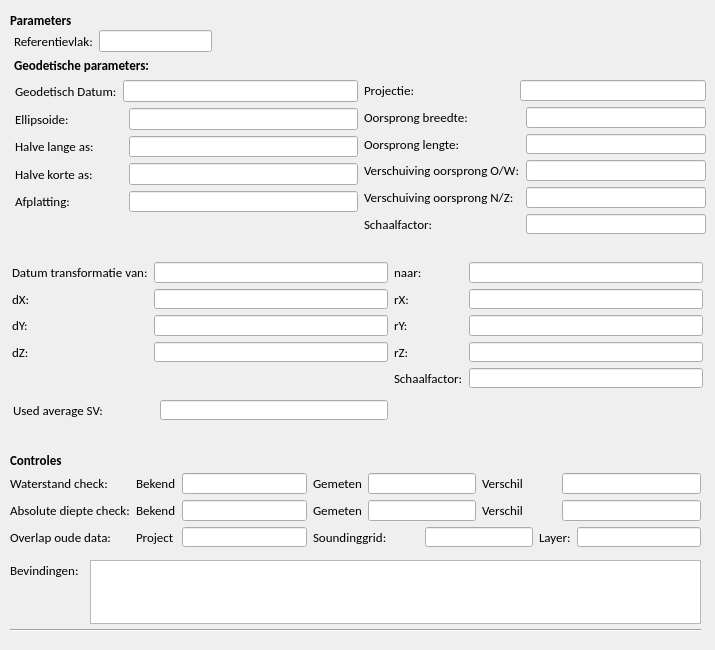
   <widget class="QWidget" name="tab_2">
    <attribute name="title">
     <string>Parameters and checks</string>
    </attribute>
    <widget class="QLabel" name="label_38">
     <property name="geometry">
      <rect>
       <x>14</x>
       <y>57</y>
       <width>136</width>
       <height>16</height>
      </rect>
     </property>
     <property name="font">
      <font>
       <family>Calibri</family>
       <pointsize>10</pointsize>
       <weight>75</weight>
       <bold>true</bold>
      </font>
     </property>
     <property name="text">
      <string>Geodetische parameters:</string>
     </property>
    </widget>
    <widget class="QLabel" name="label_40">
     <property name="geometry">
      <rect>
       <x>10</x>
       <y>10</y>
       <width>691</width>
       <height>20</height>
      </rect>
     </property>
     <property name="font">
      <font>
       <family>Calibri</family>
       <pointsize>10</pointsize>
       <weight>75</weight>
       <bold>true</bold>
      </font>
     </property>
     <property name="text">
      <string>Parameters</string>
     </property>
    </widget>
    <widget class="Line" name="line_4">
     <property name="geometry">
      <rect>
       <x>10</x>
       <y>620</y>
       <width>691</width>
       <height>21</height>
      </rect>
     </property>
     <property name="orientation">
      <enum>Qt::Horizontal</enum>
     </property>
    </widget>
    <widget class="QLabel" name="label_58">
     <property name="geometry">
      <rect>
       <x>13</x>
       <y>400</y>
       <width>141</width>
       <height>20</height>
      </rect>
     </property>
     <property name="font">
      <font>
       <family>Calibri</family>
       <pointsize>10</pointsize>
       <weight>50</weight>
       <bold>false</bold>
      </font>
     </property>
     <property name="text">
      <string>Used average SV:</string>
     </property>
    </widget>
    <widget class="QLineEdit" name="lineEdit_48">
     <property name="geometry">
      <rect>
       <x>160</x>
       <y>400</y>
       <width>228</width>
       <height>20</height>
      </rect>
     </property>
     <property name="text">
      <string/>
     </property>
    </widget>
    <widget class="QLabel" name="label_73">
     <property name="geometry">
      <rect>
       <x>10</x>
       <y>560</y>
       <width>81</width>
       <height>20</height>
      </rect>
     </property>
     <property name="font">
      <font>
       <family>Calibri</family>
       <pointsize>10</pointsize>
       <weight>50</weight>
       <bold>false</bold>
      </font>
     </property>
     <property name="text">
      <string>Bevindingen:</string>
     </property>
    </widget>
    <widget class="QTextEdit" name="textEdit_2">
     <property name="geometry">
      <rect>
       <x>90</x>
       <y>560</y>
       <width>611</width>
       <height>64</height>
      </rect>
     </property>
    </widget>
    <widget class="QLabel" name="label_75">
     <property name="geometry">
      <rect>
       <x>10</x>
       <y>450</y>
       <width>691</width>
       <height>20</height>
      </rect>
     </property>
     <property name="font">
      <font>
       <family>Calibri</family>
       <pointsize>10</pointsize>
       <weight>75</weight>
       <bold>true</bold>
      </font>
     </property>
     <property name="text">
      <string>Controles</string>
     </property>
    </widget>
    <widget class="QWidget" name="layoutWidget_6">
     <property name="geometry">
      <rect>
       <x>14</x>
       <y>30</y>
       <width>198</width>
       <height>22</height>
      </rect>
     </property>
     <layout class="QGridLayout" name="gridLayout_7">
      <item row="0" column="0">
       <widget class="QLabel" name="label_39">
        <property name="font">
         <font>
          <family>Calibri</family>
          <pointsize>10</pointsize>
          <weight>50</weight>
          <bold>false</bold>
         </font>
        </property>
        <property name="text">
         <string>Referentievlak:</string>
        </property>
       </widget>
      </item>
      <item row="0" column="1">
       <widget class="QLineEdit" name="lineEdit_26"/>
      </item>
     </layout>
    </widget>
    <widget class="QWidget" name="layoutWidget_7">
     <property name="geometry">
      <rect>
       <x>15</x>
       <y>80</y>
       <width>691</width>
       <height>154</height>
      </rect>
     </property>
     <layout class="QHBoxLayout" name="horizontalLayout_4">
      <item>
       <layout class="QGridLayout" name="gridLayout_8">
        <item row="1" column="2">
         <widget class="QLineEdit" name="lineEdit_28">
          <property name="text">
           <string/>
          </property>
         </widget>
        </item>
        <item row="1" column="0">
         <widget class="QLabel" name="label_42">
          <property name="font">
           <font>
            <family>Calibri</family>
            <pointsize>10</pointsize>
            <weight>50</weight>
            <bold>false</bold>
           </font>
          </property>
          <property name="text">
           <string>Ellipsoide:</string>
          </property>
         </widget>
        </item>
        <item row="0" column="1" colspan="2">
         <widget class="QLineEdit" name="lineEdit_27">
          <property name="text">
           <string/>
          </property>
         </widget>
        </item>
        <item row="0" column="0">
         <widget class="QLabel" name="label_41">
          <property name="font">
           <font>
            <family>Calibri</family>
            <pointsize>10</pointsize>
            <weight>50</weight>
            <bold>false</bold>
           </font>
          </property>
          <property name="text">
           <string>Geodetisch Datum:</string>
          </property>
         </widget>
        </item>
        <item row="3" column="0" colspan="2">
         <widget class="QLabel" name="label_43">
          <property name="font">
           <font>
            <family>Calibri</family>
            <pointsize>10</pointsize>
            <weight>50</weight>
            <bold>false</bold>
           </font>
          </property>
          <property name="text">
           <string>Halve korte as:</string>
          </property>
         </widget>
        </item>
        <item row="4" column="0">
         <widget class="QLabel" name="label_45">
          <property name="font">
           <font>
            <family>Calibri</family>
            <pointsize>10</pointsize>
            <weight>50</weight>
            <bold>false</bold>
           </font>
          </property>
          <property name="text">
           <string>Afplatting:</string>
          </property>
         </widget>
        </item>
        <item row="2" column="0">
         <widget class="QLabel" name="label_44">
          <property name="font">
           <font>
            <family>Calibri</family>
            <pointsize>10</pointsize>
            <weight>50</weight>
            <bold>false</bold>
           </font>
          </property>
          <property name="text">
           <string>Halve lange as:</string>
          </property>
         </widget>
        </item>
        <item row="2" column="2">
         <widget class="QLineEdit" name="lineEdit_29">
          <property name="text">
           <string/>
          </property>
         </widget>
        </item>
        <item row="4" column="2">
         <widget class="QLineEdit" name="lineEdit_31">
          <property name="text">
           <string/>
          </property>
         </widget>
        </item>
        <item row="3" column="2">
         <widget class="QLineEdit" name="lineEdit_30">
          <property name="text">
           <string/>
          </property>
         </widget>
        </item>
        <item row="5" column="0">
         <widget class="QLabel" name="label_46">
          <property name="font">
           <font>
            <family>Calibri</family>
            <pointsize>10</pointsize>
            <weight>50</weight>
            <bold>false</bold>
           </font>
          </property>
          <property name="text">
           <string/>
          </property>
         </widget>
        </item>
       </layout>
      </item>
      <item>
       <layout class="QGridLayout" name="gridLayout_9">
        <item row="0" column="0">
         <widget class="QLabel" name="label_47">
          <property name="font">
           <font>
            <family>Calibri</family>
            <pointsize>10</pointsize>
            <weight>50</weight>
            <bold>false</bold>
           </font>
          </property>
          <property name="text">
           <string>Projectie: </string>
          </property>
         </widget>
        </item>
        <item row="0" column="1" colspan="2">
         <widget class="QLineEdit" name="lineEdit_33">
          <property name="text">
           <string/>
          </property>
         </widget>
        </item>
        <item row="1" column="0">
         <widget class="QLabel" name="label_48">
          <property name="font">
           <font>
            <family>Calibri</family>
            <pointsize>10</pointsize>
            <weight>50</weight>
            <bold>false</bold>
           </font>
          </property>
          <property name="text">
           <string>Oorsprong breedte:</string>
          </property>
         </widget>
        </item>
        <item row="1" column="2">
         <widget class="QLineEdit" name="lineEdit_34">
          <property name="text">
           <string/>
          </property>
         </widget>
        </item>
        <item row="2" column="0">
         <widget class="QLabel" name="label_49">
          <property name="font">
           <font>
            <family>Calibri</family>
            <pointsize>10</pointsize>
            <weight>50</weight>
            <bold>false</bold>
           </font>
          </property>
          <property name="text">
           <string>Oorsprong lengte:</string>
          </property>
         </widget>
        </item>
        <item row="2" column="2">
         <widget class="QLineEdit" name="lineEdit_35">
          <property name="text">
           <string/>
          </property>
         </widget>
        </item>
        <item row="3" column="0" colspan="2">
         <widget class="QLabel" name="label_50">
          <property name="font">
           <font>
            <family>Calibri</family>
            <pointsize>10</pointsize>
            <weight>50</weight>
            <bold>false</bold>
           </font>
          </property>
          <property name="text">
           <string>Verschuiving oorsprong O/W:</string>
          </property>
         </widget>
        </item>
        <item row="3" column="2">
         <widget class="QLineEdit" name="lineEdit_36">
          <property name="text">
           <string/>
          </property>
         </widget>
        </item>
        <item row="4" column="0">
         <widget class="QLabel" name="label_51">
          <property name="font">
           <font>
            <family>Calibri</family>
            <pointsize>10</pointsize>
            <weight>50</weight>
            <bold>false</bold>
           </font>
          </property>
          <property name="text">
           <string>Verschuiving oorsprong N/Z:</string>
          </property>
         </widget>
        </item>
        <item row="4" column="2">
         <widget class="QLineEdit" name="lineEdit_37">
          <property name="text">
           <string/>
          </property>
         </widget>
        </item>
        <item row="5" column="0">
         <widget class="QLabel" name="label_52">
          <property name="font">
           <font>
            <family>Calibri</family>
            <pointsize>10</pointsize>
            <weight>50</weight>
            <bold>false</bold>
           </font>
          </property>
          <property name="text">
           <string>Schaalfactor:</string>
          </property>
         </widget>
        </item>
        <item row="5" column="2">
         <widget class="QLineEdit" name="lineEdit_38">
          <property name="text">
           <string/>
          </property>
         </widget>
        </item>
       </layout>
      </item>
     </layout>
    </widget>
    <widget class="QWidget" name="layoutWidget_8">
     <property name="geometry">
      <rect>
       <x>12</x>
       <y>262</y>
       <width>691</width>
       <height>126</height>
      </rect>
     </property>
     <layout class="QGridLayout" name="gridLayout_10">
      <item row="0" column="0">
       <widget class="QLabel" name="label_54">
        <property name="font">
         <font>
          <family>Calibri</family>
          <pointsize>10</pointsize>
          <weight>50</weight>
          <bold>false</bold>
         </font>
        </property>
        <property name="text">
         <string>Datum transformatie van:</string>
        </property>
       </widget>
      </item>
      <item row="0" column="1">
       <widget class="QLineEdit" name="lineEdit_39">
        <property name="text">
         <string/>
        </property>
       </widget>
      </item>
      <item row="0" column="2">
       <widget class="QLabel" name="label_59">
        <property name="font">
         <font>
          <family>Calibri</family>
          <pointsize>10</pointsize>
          <weight>50</weight>
          <bold>false</bold>
         </font>
        </property>
        <property name="text">
         <string>naar:</string>
        </property>
       </widget>
      </item>
      <item row="0" column="3">
       <widget class="QLineEdit" name="lineEdit_43">
        <property name="text">
         <string/>
        </property>
       </widget>
      </item>
      <item row="1" column="0">
       <widget class="QLabel" name="label_53">
        <property name="font">
         <font>
          <family>Calibri</family>
          <pointsize>10</pointsize>
          <weight>50</weight>
          <bold>false</bold>
         </font>
        </property>
        <property name="text">
         <string>dX:</string>
        </property>
       </widget>
      </item>
      <item row="1" column="1">
       <widget class="QLineEdit" name="lineEdit_32">
        <property name="text">
         <string/>
        </property>
       </widget>
      </item>
      <item row="1" column="2">
       <widget class="QLabel" name="label_60">
        <property name="font">
         <font>
          <family>Calibri</family>
          <pointsize>10</pointsize>
          <weight>50</weight>
          <bold>false</bold>
         </font>
        </property>
        <property name="text">
         <string>rX:</string>
        </property>
       </widget>
      </item>
      <item row="1" column="3">
       <widget class="QLineEdit" name="lineEdit_44">
        <property name="text">
         <string/>
        </property>
       </widget>
      </item>
      <item row="2" column="0">
       <widget class="QLabel" name="label_57">
        <property name="font">
         <font>
          <family>Calibri</family>
          <pointsize>10</pointsize>
          <weight>50</weight>
          <bold>false</bold>
         </font>
        </property>
        <property name="text">
         <string>dY:</string>
        </property>
       </widget>
      </item>
      <item row="2" column="1">
       <widget class="QLineEdit" name="lineEdit_40">
        <property name="text">
         <string/>
        </property>
       </widget>
      </item>
      <item row="2" column="2">
       <widget class="QLabel" name="label_61">
        <property name="font">
         <font>
          <family>Calibri</family>
          <pointsize>10</pointsize>
          <weight>50</weight>
          <bold>false</bold>
         </font>
        </property>
        <property name="text">
         <string>rY:</string>
        </property>
       </widget>
      </item>
      <item row="2" column="3">
       <widget class="QLineEdit" name="lineEdit_45">
        <property name="text">
         <string/>
        </property>
       </widget>
      </item>
      <item row="3" column="0">
       <widget class="QLabel" name="label_55">
        <property name="font">
         <font>
          <family>Calibri</family>
          <pointsize>10</pointsize>
          <weight>50</weight>
          <bold>false</bold>
         </font>
        </property>
        <property name="text">
         <string>dZ:</string>
        </property>
       </widget>
      </item>
      <item row="3" column="1">
       <widget class="QLineEdit" name="lineEdit_42">
        <property name="text">
         <string/>
        </property>
       </widget>
      </item>
      <item row="3" column="2">
       <widget class="QLabel" name="label_62">
        <property name="font">
         <font>
          <family>Calibri</family>
          <pointsize>10</pointsize>
          <weight>50</weight>
          <bold>false</bold>
         </font>
        </property>
        <property name="text">
         <string>rZ:</string>
        </property>
       </widget>
      </item>
      <item row="3" column="3">
       <widget class="QLineEdit" name="lineEdit_46">
        <property name="text">
         <string/>
        </property>
       </widget>
      </item>
      <item row="4" column="0">
       <widget class="QLabel" name="label_56">
        <property name="font">
         <font>
          <family>Calibri</family>
          <pointsize>10</pointsize>
          <weight>50</weight>
          <bold>false</bold>
         </font>
        </property>
        <property name="text">
         <string/>
        </property>
       </widget>
      </item>
      <item row="4" column="2">
       <widget class="QLabel" name="label_63">
        <property name="font">
         <font>
          <family>Calibri</family>
          <pointsize>10</pointsize>
          <weight>50</weight>
          <bold>false</bold>
         </font>
        </property>
        <property name="text">
         <string>Schaalfactor:</string>
        </property>
       </widget>
      </item>
      <item row="4" column="3">
       <widget class="QLineEdit" name="lineEdit_47">
        <property name="text">
         <string/>
        </property>
       </widget>
      </item>
     </layout>
    </widget>
    <widget class="QWidget" name="layoutWidget_9">
     <property name="geometry">
      <rect>
       <x>10</x>
       <y>473</y>
       <width>691</width>
       <height>74</height>
      </rect>
     </property>
     <layout class="QGridLayout" name="gridLayout_11">
      <item row="0" column="0">
       <widget class="QLabel" name="label_74">
        <property name="font">
         <font>
          <family>Calibri</family>
          <pointsize>10</pointsize>
          <weight>50</weight>
          <bold>false</bold>
         </font>
        </property>
        <property name="text">
         <string>Waterstand check:</string>
        </property>
       </widget>
      </item>
      <item row="0" column="1">
       <widget class="QLabel" name="label_64">
        <property name="font">
         <font>
          <family>Calibri</family>
          <pointsize>10</pointsize>
          <weight>50</weight>
          <bold>false</bold>
         </font>
        </property>
        <property name="text">
         <string>Bekend</string>
        </property>
       </widget>
      </item>
      <item row="0" column="2">
       <widget class="QLineEdit" name="lineEdit_41">
        <property name="text">
         <string/>
        </property>
       </widget>
      </item>
      <item row="0" column="3">
       <widget class="QLabel" name="label_66">
        <property name="font">
         <font>
          <family>Calibri</family>
          <pointsize>10</pointsize>
          <weight>50</weight>
          <bold>false</bold>
         </font>
        </property>
        <property name="text">
         <string>Gemeten</string>
        </property>
       </widget>
      </item>
      <item row="0" column="4" colspan="2">
       <widget class="QLineEdit" name="lineEdit_50">
        <property name="text">
         <string/>
        </property>
       </widget>
      </item>
      <item row="0" column="6" colspan="2">
       <widget class="QLabel" name="label_65">
        <property name="font">
         <font>
          <family>Calibri</family>
          <pointsize>10</pointsize>
          <weight>50</weight>
          <bold>false</bold>
         </font>
        </property>
        <property name="text">
         <string>Verschil</string>
        </property>
       </widget>
      </item>
      <item row="0" column="8" colspan="2">
       <widget class="QLineEdit" name="lineEdit_49">
        <property name="text">
         <string/>
        </property>
       </widget>
      </item>
      <item row="1" column="0">
       <widget class="QLabel" name="label_76">
        <property name="font">
         <font>
          <family>Calibri</family>
          <pointsize>10</pointsize>
          <weight>50</weight>
          <bold>false</bold>
         </font>
        </property>
        <property name="text">
         <string>Absolute diepte check:</string>
        </property>
       </widget>
      </item>
      <item row="1" column="1">
       <widget class="QLabel" name="label_67">
        <property name="font">
         <font>
          <family>Calibri</family>
          <pointsize>10</pointsize>
          <weight>50</weight>
          <bold>false</bold>
         </font>
        </property>
        <property name="text">
         <string>Bekend</string>
        </property>
       </widget>
      </item>
      <item row="1" column="2">
       <widget class="QLineEdit" name="lineEdit_51">
        <property name="text">
         <string/>
        </property>
       </widget>
      </item>
      <item row="1" column="3">
       <widget class="QLabel" name="label_68">
        <property name="font">
         <font>
          <family>Calibri</family>
          <pointsize>10</pointsize>
          <weight>50</weight>
          <bold>false</bold>
         </font>
        </property>
        <property name="text">
         <string>Gemeten</string>
        </property>
       </widget>
      </item>
      <item row="1" column="4" colspan="2">
       <widget class="QLineEdit" name="lineEdit_52">
        <property name="text">
         <string/>
        </property>
       </widget>
      </item>
      <item row="1" column="6" colspan="2">
       <widget class="QLabel" name="label_69">
        <property name="font">
         <font>
          <family>Calibri</family>
          <pointsize>10</pointsize>
          <weight>50</weight>
          <bold>false</bold>
         </font>
        </property>
        <property name="text">
         <string>Verschil</string>
        </property>
       </widget>
      </item>
      <item row="1" column="8" colspan="2">
       <widget class="QLineEdit" name="lineEdit_53">
        <property name="text">
         <string/>
        </property>
       </widget>
      </item>
      <item row="2" column="0">
       <widget class="QLabel" name="label_77">
        <property name="font">
         <font>
          <family>Calibri</family>
          <pointsize>10</pointsize>
          <weight>50</weight>
          <bold>false</bold>
         </font>
        </property>
        <property name="text">
         <string>Overlap oude data:</string>
        </property>
       </widget>
      </item>
      <item row="2" column="1">
       <widget class="QLabel" name="label_70">
        <property name="font">
         <font>
          <family>Calibri</family>
          <pointsize>10</pointsize>
          <weight>50</weight>
          <bold>false</bold>
         </font>
        </property>
        <property name="text">
         <string>Project</string>
        </property>
       </widget>
      </item>
      <item row="2" column="2">
       <widget class="QLineEdit" name="lineEdit_54">
        <property name="text">
         <string/>
        </property>
       </widget>
      </item>
      <item row="2" column="3" colspan="2">
       <widget class="QLabel" name="label_71">
        <property name="font">
         <font>
          <family>Calibri</family>
          <pointsize>10</pointsize>
          <weight>50</weight>
          <bold>false</bold>
         </font>
        </property>
        <property name="text">
         <string>Soundinggrid:</string>
        </property>
       </widget>
      </item>
      <item row="2" column="5" colspan="2">
       <widget class="QLineEdit" name="lineEdit_55">
        <property name="text">
         <string/>
        </property>
       </widget>
      </item>
      <item row="2" column="7" colspan="2">
       <widget class="QLabel" name="label_72">
        <property name="font">
         <font>
          <family>Calibri</family>
          <pointsize>10</pointsize>
          <weight>50</weight>
          <bold>false</bold>
         </font>
        </property>
        <property name="text">
         <string>Layer:</string>
        </property>
       </widget>
      </item>
      <item row="2" column="9">
       <widget class="QLineEdit" name="lineEdit_56">
        <property name="text">
         <string/>
        </property>
       </widget>
      </item>
     </layout>
    </widget>
   </widget>
